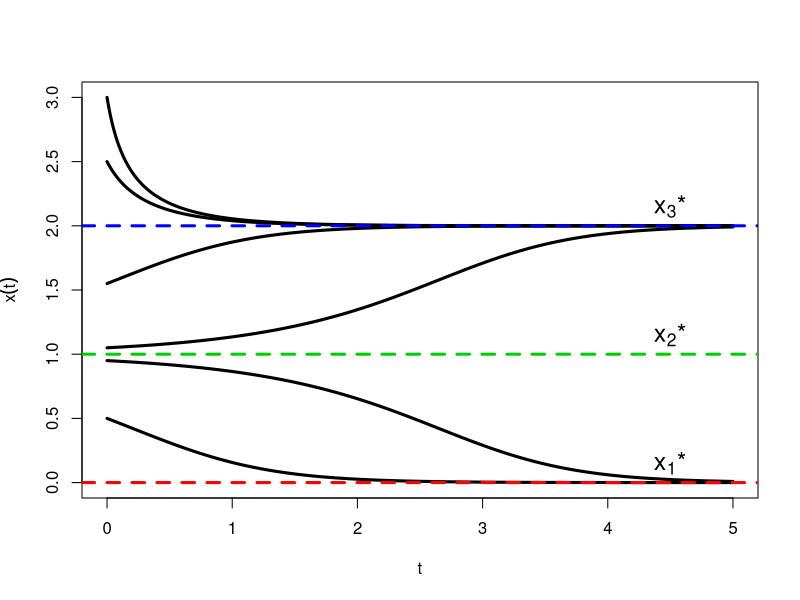

This chart was generated by the following R code:
# Figure exercice modèle de Allee

rm(list=ls()); palette('R3')
library(deSolve)
exportFig <- FALSE
exoName <- 'Allee'
figDir <- '../../Figures/'
lwd <- 3

# Model
f <- function(t, x, parm=NULL){list(-x^3 + 3*x^2 - 2*x)}
df <- function(t, x, parm=NULL){-3*x^2 + 6*x - 2}

# # Solution
# u <- function(t){1 + 3*exp(-2*t)}
# x <- function(t, a=0){1 + 1/sqrt(u(t))}

# Plot
tMax <- 5; tStep=.01; tGrid <- seq(0, tMax, by=tStep)
statList <- (0:2)
x0List <- c(0.5, 0.95, 1.05, 1.55, 2.5, 3)
if(exportFig){png(paste0(figDir, exoName, '-solutions.png'))}
plot(0, col=0, xlim=c(0, tMax), ylim=c(0, 3), xlab=expression(t), ylab=expression(x(t)))
for(x0 in x0List){
  sol <- ode.1D(y=x0, times=tGrid, func=f, dimens=c(1), parm=NULL, method='ode45')
  lines(tGrid, sol[, 2], lwd=lwd)
}
abline(h=statList, lty=2, col=2+statList, lwd=lwd)
text(0.9*tMax, 0.15, label=expression(x[1]*"*"), cex=1.5)
text(0.9*tMax, 1.15, label=expression(x[2]*"*"), cex=1.5)
text(0.9*tMax, 2.15, label=expression(x[3]*"*"), cex=1.5)
if(exportFig){dev.off()}
